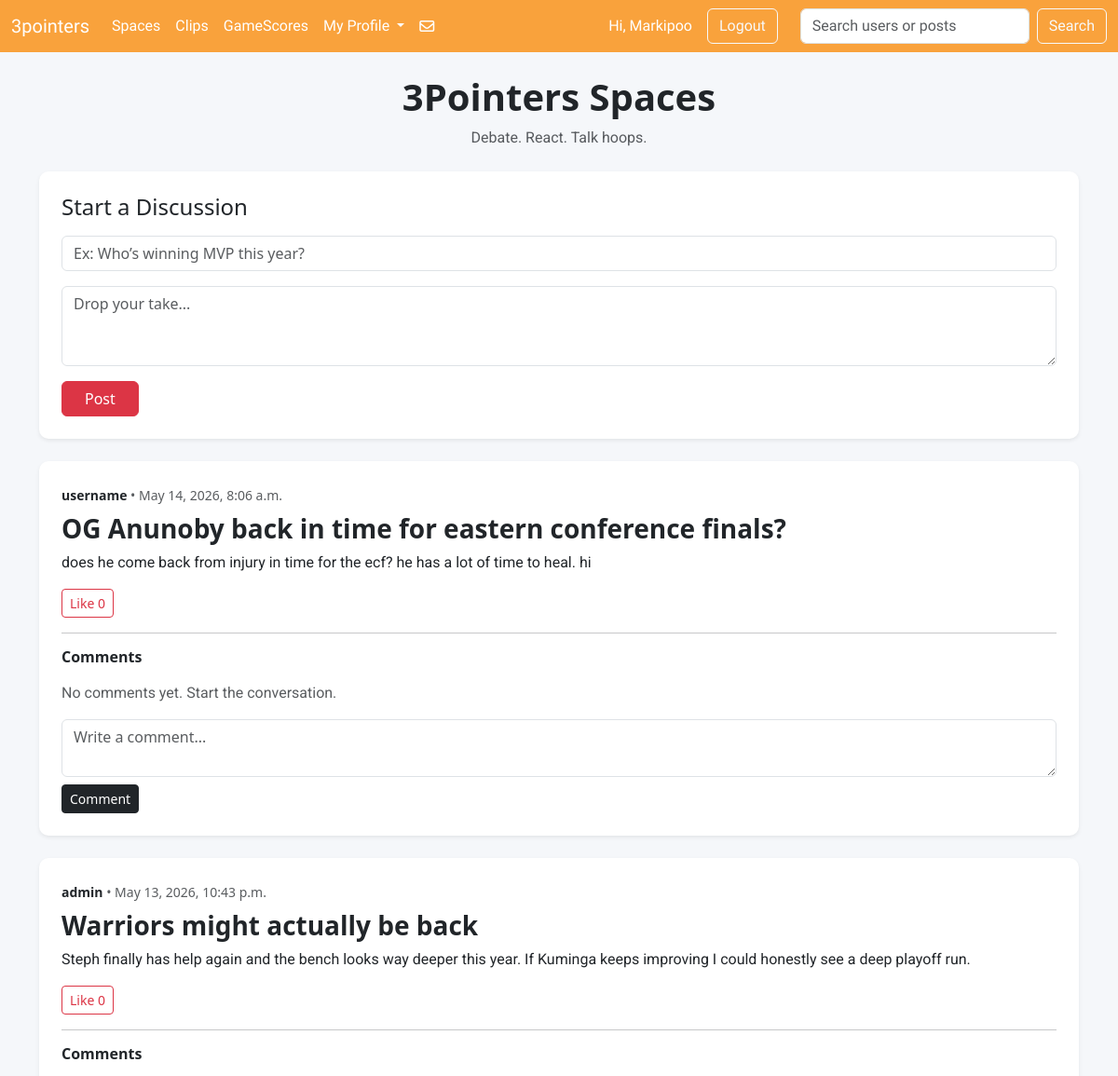
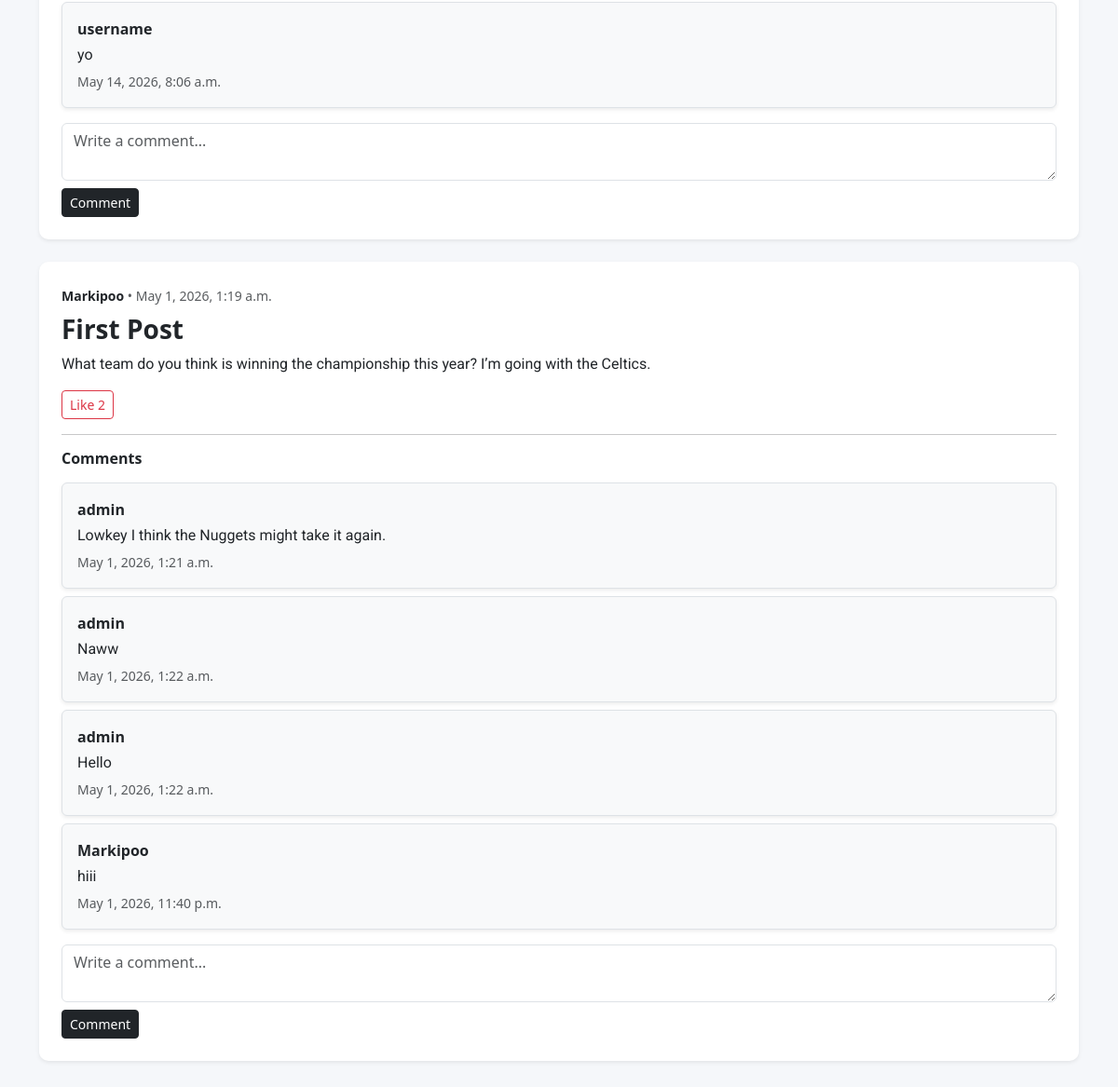
Page /spaces/ (signed in) on the committed database (2 pictures, top to bottom).
### sportApp/models.py (models this page shows)
class SpacePost(models.Model):
    user = models.ForeignKey(User, on_delete=models.CASCADE)
    title = models.CharField(max_length=200)
    message = models.TextField()
    likes = models.ManyToManyField(User, related_name="liked_space_posts", blank=True)
    created_at = models.DateTimeField(auto_now_add=True)
    def total_likes(self):
        return self.likes.count()

class SpaceComment(models.Model):
    post = models.ForeignKey(SpacePost, on_delete=models.CASCADE, related_name="comments")
    user = models.ForeignKey(User, on_delete=models.CASCADE)
    comment = models.TextField()
    created_at = models.DateTimeField(auto_now_add=True)

### sportApp/views.py (the view, shortened to what this page needs)
# urls.py: path("spaces/", views.spaces, name="spaces"),
def spaces(request):
    posts = SpacePost.objects.all().order_by("-created_at")
    return render(request, "spaces.html", {"posts": posts})

### sportApp/templates/spaces.html (shortened to what this page needs)
{% extends "base.html" %}
{% load static %}
{% block content %}
<div class="container-fluid py-4" style="background-color: #f5f7fa; min-height: 100vh;">
  <div class="container">
    <div class="text-center mb-4">
        <h1 class="fw-bold">3Pointers Spaces</h1>
        <p class="text-muted">Debate. React. Talk hoops.</p>
    </div>
    <div class="card shadow-sm border-0 mb-4"
         style="background-color: #ffffff; border-radius: 10px; border-left: 5px solid #dc3545;">
        <div class="card-body p-4">
            <h4 class="mb-3">Start a Discussion</h4>
            <form method="POST">
                <input type="text"
                       name="title"
                       class="form-control mb-3"
                       placeholder="Ex: Who’s winning MVP this year?">
                <textarea name="message"
                          class="form-control mb-3"
                          rows="3"
                          placeholder="Drop your take..."></textarea>
                <button type="submit"
                        class="btn btn-danger px-4">
                    Post
                </button>
            </form>
        </div>
    </div>
    {% for post in posts %}
        <div class="card shadow-sm border-0 mb-4"
             style="background-color: #ffffff; border-radius: 10px; border-left: 5px solid #0d6efd;">
            <div class="card-body p-4">
                <small class="text-muted">
                    <a href="{% url 'dm_chat' post.user.username %}"
                       class="text-decoration-none text-dark fw-bold">
                        {{ post.user.username }}
                    </a>
                    • {{ post.created_at }}
                </small>
                <h3 class="fw-bold mt-2">
                    {{ post.title }}
                </h3>
                <p class="mb-3">
                    {{ post.message }}
                </p>
                <form method="POST" class="mb-3">
                    <button type="submit"
                            class="btn btn-outline-danger btn-sm">
                        Like {{ post.total_likes }}
                    </button>
                </form>
                <hr>
                <h6 class="fw-bold mb-3">
                    Comments
                </h6>
                {% for comment in post.comments.all %}
                    <div class="bg-light border rounded p-3 mb-2 shadow-sm">
                        <strong>
                            <a href="{% url 'dm_chat' comment.user.username %}"
                               class="text-decoration-none text-dark">
                                {{ comment.user.username }}
                            </a>
                        </strong>
                        <p class="mb-1 mt-1">
                            {{ comment.comment }}
                        </p>
                        <small class="text-muted">
                            {{ comment.created_at }}
                        </small>
                    </div>
                {% empty %}
                    <p class="text-muted">
                        No comments yet. Start the conversation.
                    </p>
                {% endfor %}
                <form method="POST" class="mt-3">
                    <textarea name="comment"
                              class="form-control mb-2"
                              rows="2"
                              placeholder="Write a comment..."></textarea>
                    <button type="submit"
                            class="btn btn-dark btn-sm">
                        Comment
                    </button>
                </form>
            </div>
        </div>
    {% endfor %}
  </div>
</div>
{% endblock %}

### sportApp/templates/base.html (shortened to what this page needs)
{% load static %}
<!DOCTYPE html>
<html lang="en">
<head>
  <link rel="stylesheet" href="{% static 'css_file/style.css' %}">
  <link
    href="https://cdn.jsdelivr.net/npm/bootstrap@5.3.8/dist/css/bootstrap.min.css"
    rel="stylesheet"
  >
</head>
<body>
<nav class="navbar navbar-expand-lg header_style navbar-dark header1">
  <div class="container-fluid">
    <a class="navbar-brand header1" href="{% url 'home' %}">
      3pointers
    </a>
    <div class="collapse navbar-collapse"
         id="navbarSupportedContent">
      <ul class="navbar-nav me-auto mb-2 mb-lg-0">
        <li class="nav-item">
          <a class="nav-link active"
             href="{% url 'spaces' %}">
             Spaces
          </a>
        </li>
        <li class="nav-item">
          <a class="nav-link active"
             href="{% url 'clips' %}">
             Clips
          </a>
        </li>
        <li class="nav-item">
          <a class="nav-link active"
             href="{% url 'scores' %}">
             GameScores
          </a>
        </li>
        <li class="nav-item dropdown">
          <a class="nav-link dropdown-toggle text-white"
             href="#"
             data-bs-toggle="dropdown">
            My Profile
          </a>
        </li>
        <div class="d-flex justify-content-center align-items-center">
          <a class="nav-link active fa-regular fa-envelope fa-xl text-white"
             href="{% url 'direct_messages' %}">
          </a>
        </div>
      </ul>
      <div class="d-flex align-items-center me-3">
        {% if user.is_authenticated %}
          <span class="text-white me-3">
            Hi, {{ user.username }}
          </span>
          <a class="btn btn-outline-light me-2"
             href="{% url 'logout' %}">
             Logout
          </a>
        {% endif %}
      </div>
      <form class="d-flex"
            role="search"
            method="GET"
            action="{% url 'search' %}">
        <input class="form-control me-2"
               type="search"
               name="q"
               placeholder="Search users or posts"
               value="{{ request.GET.q }}">
        <button type="submit"
                class="btn btn-outline-light">
          Search
        </button>
      </form>
    </div>
  </div>
</nav>
{% block content %}
{% endblock %}
</body>
</html>

### sportApp/static/css_file/style.css (style rules this page uses)
.header_style { background-color: #f9a23c ; }
.header1 { font-family: "Graduate" ; }
p { font-family: "Roboto"; }

### rows in the picture
SpacePost: user.username "username", created_at "May 14, 2026, 8:06 a.m.", title "OG Anunoby back in time for eastern conference finals?", message "does he come back from injury in time for the ecf? he has a lot of time to heal. hi", total_likes "0"
SpacePost: user.username "admin", created_at "May 13, 2026, 10:43 p.m.", title "Warriors might actually be back", message "Steph finally has help again and the bench looks way deeper this year. If Kuminga keeps improving I could honestly see a deep playoff run.", total_likes "0"
SpaceComment: user.username "username", comment "yo", created_at "May 14, 2026, 8:06 a.m."
SpacePost: user.username "Markipoo", created_at "May 1, 2026, 1:19 a.m.", title "First Post", message "What team do you think is winning the championship this year? I’m going with the Celtics.", total_likes "2"
SpaceComment: user.username "admin", comment "Lowkey I think the Nuggets might take it again.", created_at "May 1, 2026, 1:21 a.m."
SpaceComment: user.username "admin", comment "Naww", created_at "May 1, 2026, 1:22 a.m."
SpaceComment: user.username "admin", comment "Hello", created_at "May 1, 2026, 1:22 a.m."
SpaceComment: user.username "Markipoo", comment "hiii", created_at "May 1, 2026, 11:40 p.m."

### other values in the picture
{{ user.username }} "Markipoo"
